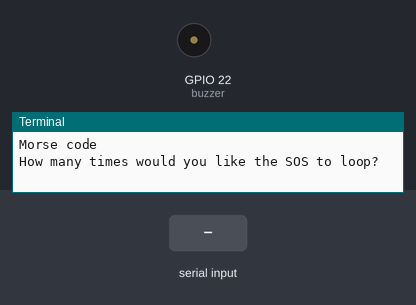
This program was run on a simulated Raspberry Pi (BCM pin numbers). Parts: buzzer (waves = sounding, pin HIGH), the last lines printed to the terminal. The test bench sets the inputs (shaded band).

Above: at 1.2 s.
1.3 s: "5" typed at the terminal, then Enter
At 2.55 s:
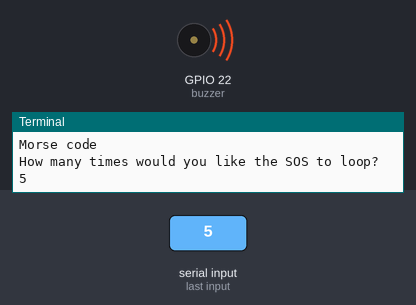
Timing chart, 0 to 10.3 s (numbered marks = the images above; inputs shaded):
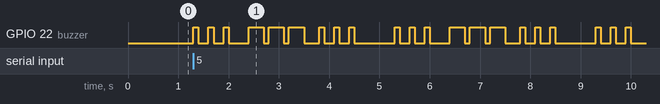

The program:

buzzer.py
```python
import os
import time
from gpiozero import Buzzer

buzzer = Buzzer(22)

def dot():
	buzzer.on()
	time.sleep(0.1)
	buzzer.off()
	time.sleep(0.2)

def dash():
	buzzer.on()
	time.sleep(0.3)
	buzzer.off()
	time.sleep(0.1)

def letterSpace():
	time.sleep(0.2)

def wordSpace():
	time.sleep(0.6)

def morseS():
	dot()
	dot()
	dot()

def morseO():
	dash()
	dash()
	dash()

os.system('clear')

print("Morse code")

loop_count = input("How many times would you like the SOS to loop? ")
loop_count = int(loop_count)

while loop_count > 0:
	morseS()
	letterSpace()
	morseO()
	letterSpace()
	morseS()
	wordSpace()

	loop_count = loop_count - 1
```

Measured:
- after the input at 1.3 s, GPIO 22 (buzzer): LOW → HIGH at once, then repeats every 4.0 s: 2 × (LOW 0.20 s, HIGH 0.10 s), LOW 0.40 s, 2 × (HIGH 0.30 s, LOW 0.10 s), HIGH 0.30 s, LOW 0.30 s, 2 × (HIGH 0.10 s, LOW 0.20 s), HIGH 0.10 s, LOW 0.80 s, HIGH 0.10 s
